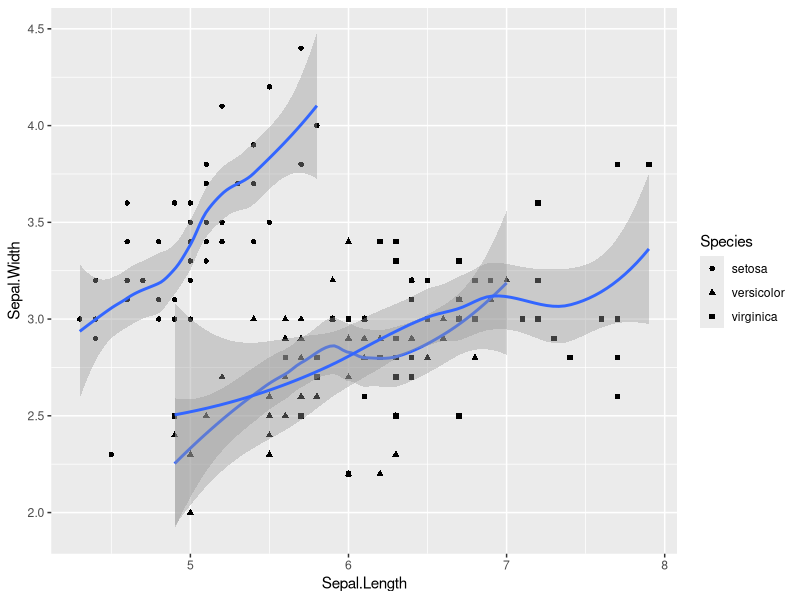

Write R code to recreate this figure.
## ---- chunk 1
library(ggplot2)
## ---- chunk 2
ggplot2.obj <- ggplot(iris, aes(x = Sepal.Length, y = Sepal.Width, shape = Species))  # qplot()
ggplot2.obj + geom_point() + geom_smooth()
# ggplot2.obj
